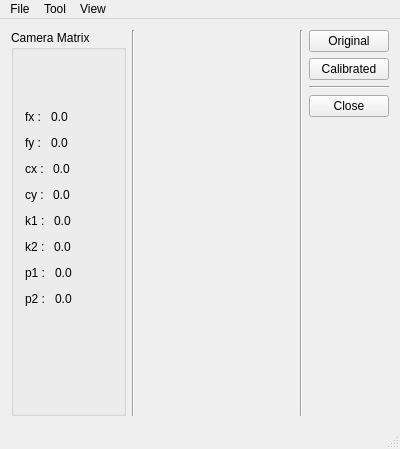
<?xml version="1.0" encoding="UTF-8"?>
<ui version="4.0">
 <class>Alpha01Class</class>
 <widget class="QMainWindow" name="Alpha01Class">
  <property name="windowModality">
   <enum>Qt::ApplicationModal</enum>
  </property>
  <property name="geometry">
   <rect>
    <x>0</x>
    <y>0</y>
    <width>400</width>
    <height>449</height>
   </rect>
  </property>
  <property name="sizePolicy">
   <sizepolicy hsizetype="Minimum" vsizetype="Minimum">
    <horstretch>0</horstretch>
    <verstretch>0</verstretch>
   </sizepolicy>
  </property>
  <property name="windowTitle">
   <string>3D Scanner Project</string>
  </property>
  <widget class="QWidget" name="centralWidget">
   <layout class="QHBoxLayout" name="horizontalLayout_13" stretch="0,0,1">
    <item>
     <widget class="QGroupBox" name="groupBox">
      <property name="title">
       <string>Camera Matrix</string>
      </property>
      <property name="checkable">
       <bool>false</bool>
      </property>
      <layout class="QHBoxLayout" name="horizontalLayout_11">
       <item>
        <layout class="QVBoxLayout" name="verticalLayout">
         <item>
          <spacer name="verticalSpacer">
           <property name="orientation">
            <enum>Qt::Vertical</enum>
           </property>
           <property name="sizeHint" stdset="0">
            <size>
             <width>20</width>
             <height>40</height>
            </size>
           </property>
          </spacer>
         </item>
         <item>
          <layout class="QHBoxLayout" name="horizontalLayout">
           <item>
            <widget class="QLabel" name="label">
             <property name="text">
              <string>fx : </string>
             </property>
            </widget>
           </item>
           <item>
            <widget class="QLabel" name="label_fx">
             <property name="text">
              <string>0.0</string>
             </property>
            </widget>
           </item>
           <item>
            <spacer name="horizontalSpacer">
             <property name="orientation">
              <enum>Qt::Horizontal</enum>
             </property>
             <property name="sizeHint" stdset="0">
              <size>
               <width>40</width>
               <height>20</height>
              </size>
             </property>
            </spacer>
           </item>
          </layout>
         </item>
         <item>
          <layout class="QHBoxLayout" name="horizontalLayout_2">
           <item>
            <widget class="QLabel" name="label_3">
             <property name="text">
              <string>fy : </string>
             </property>
            </widget>
           </item>
           <item>
            <widget class="QLabel" name="label_fy">
             <property name="text">
              <string>0.0</string>
             </property>
            </widget>
           </item>
           <item>
            <spacer name="horizontalSpacer_2">
             <property name="orientation">
              <enum>Qt::Horizontal</enum>
             </property>
             <property name="sizeHint" stdset="0">
              <size>
               <width>40</width>
               <height>20</height>
              </size>
             </property>
            </spacer>
           </item>
          </layout>
         </item>
         <item>
          <layout class="QHBoxLayout" name="horizontalLayout_3">
           <item>
            <widget class="QLabel" name="label_5">
             <property name="text">
              <string>cx : </string>
             </property>
            </widget>
           </item>
           <item>
            <widget class="QLabel" name="label_cx">
             <property name="text">
              <string>0.0</string>
             </property>
            </widget>
           </item>
           <item>
            <spacer name="horizontalSpacer_3">
             <property name="orientation">
              <enum>Qt::Horizontal</enum>
             </property>
             <property name="sizeHint" stdset="0">
              <size>
               <width>40</width>
               <height>20</height>
              </size>
             </property>
            </spacer>
           </item>
          </layout>
         </item>
         <item>
          <layout class="QHBoxLayout" name="horizontalLayout_4">
           <item>
            <widget class="QLabel" name="label_7">
             <property name="text">
              <string>cy : </string>
             </property>
            </widget>
           </item>
           <item>
            <widget class="QLabel" name="label_cy">
             <property name="text">
              <string>0.0</string>
             </property>
            </widget>
           </item>
           <item>
            <spacer name="horizontalSpacer_4">
             <property name="orientation">
              <enum>Qt::Horizontal</enum>
             </property>
             <property name="sizeHint" stdset="0">
              <size>
               <width>40</width>
               <height>20</height>
              </size>
             </property>
            </spacer>
           </item>
          </layout>
         </item>
         <item>
          <layout class="QHBoxLayout" name="horizontalLayout_5">
           <item>
            <widget class="QLabel" name="label_9">
             <property name="text">
              <string>k1 : </string>
             </property>
            </widget>
           </item>
           <item>
            <widget class="QLabel" name="label_k1">
             <property name="text">
              <string>0.0</string>
             </property>
            </widget>
           </item>
           <item>
            <spacer name="horizontalSpacer_5">
             <property name="orientation">
              <enum>Qt::Horizontal</enum>
             </property>
             <property name="sizeHint" stdset="0">
              <size>
               <width>40</width>
               <height>20</height>
              </size>
             </property>
            </spacer>
           </item>
          </layout>
         </item>
         <item>
          <layout class="QHBoxLayout" name="horizontalLayout_8">
           <item>
            <widget class="QLabel" name="label_15">
             <property name="text">
              <string>k2 : </string>
             </property>
            </widget>
           </item>
           <item>
            <widget class="QLabel" name="label_k2">
             <property name="text">
              <string>0.0</string>
             </property>
            </widget>
           </item>
           <item>
            <spacer name="horizontalSpacer_8">
             <property name="orientation">
              <enum>Qt::Horizontal</enum>
             </property>
             <property name="sizeHint" stdset="0">
              <size>
               <width>40</width>
               <height>20</height>
              </size>
             </property>
            </spacer>
           </item>
          </layout>
         </item>
         <item>
          <layout class="QHBoxLayout" name="horizontalLayout_10">
           <item>
            <widget class="QLabel" name="label_19">
             <property name="text">
              <string>p1 : </string>
             </property>
            </widget>
           </item>
           <item>
            <widget class="QLabel" name="label_p1">
             <property name="text">
              <string>0.0</string>
             </property>
            </widget>
           </item>
           <item>
            <spacer name="horizontalSpacer_10">
             <property name="orientation">
              <enum>Qt::Horizontal</enum>
             </property>
             <property name="sizeHint" stdset="0">
              <size>
               <width>40</width>
               <height>20</height>
              </size>
             </property>
            </spacer>
           </item>
          </layout>
         </item>
         <item>
          <layout class="QHBoxLayout" name="horizontalLayout_9">
           <item>
            <widget class="QLabel" name="label_17">
             <property name="text">
              <string>p2 : </string>
             </property>
            </widget>
           </item>
           <item>
            <widget class="QLabel" name="label_p2">
             <property name="text">
              <string>0.0</string>
             </property>
            </widget>
           </item>
           <item>
            <spacer name="horizontalSpacer_9">
             <property name="orientation">
              <enum>Qt::Horizontal</enum>
             </property>
             <property name="sizeHint" stdset="0">
              <size>
               <width>40</width>
               <height>20</height>
              </size>
             </property>
            </spacer>
           </item>
          </layout>
         </item>
         <item>
          <spacer name="verticalSpacer_2">
           <property name="orientation">
            <enum>Qt::Vertical</enum>
           </property>
           <property name="sizeHint" stdset="0">
            <size>
             <width>20</width>
             <height>40</height>
            </size>
           </property>
          </spacer>
         </item>
         <item>
          <spacer name="verticalSpacer_3">
           <property name="orientation">
            <enum>Qt::Vertical</enum>
           </property>
           <property name="sizeHint" stdset="0">
            <size>
             <width>20</width>
             <height>40</height>
            </size>
           </property>
          </spacer>
         </item>
        </layout>
       </item>
      </layout>
     </widget>
    </item>
    <item>
     <widget class="Line" name="line">
      <property name="orientation">
       <enum>Qt::Vertical</enum>
      </property>
     </widget>
    </item>
    <item>
     <layout class="QHBoxLayout" name="horizontalLayout_12" stretch="1,0,0">
      <item>
       <widget class="QLabel" name="viewLabel">
        <property name="text">
         <string/>
        </property>
       </widget>
      </item>
      <item>
       <widget class="Line" name="line_3">
        <property name="orientation">
         <enum>Qt::Vertical</enum>
        </property>
       </widget>
      </item>
      <item>
       <layout class="QVBoxLayout" name="verticalLayout_2">
        <item>
         <widget class="QPushButton" name="btnOpenCam1">
          <property name="text">
           <string>Original</string>
          </property>
         </widget>
        </item>
        <item>
         <widget class="QPushButton" name="btnOpenCam2">
          <property name="text">
           <string>Calibrated</string>
          </property>
         </widget>
        </item>
        <item>
         <widget class="Line" name="line_2">
          <property name="orientation">
           <enum>Qt::Horizontal</enum>
          </property>
         </widget>
        </item>
        <item>
         <widget class="QPushButton" name="btnCloseCam">
          <property name="text">
           <string>Close</string>
          </property>
         </widget>
        </item>
        <item>
         <spacer name="verticalSpacer_4">
          <property name="orientation">
           <enum>Qt::Vertical</enum>
          </property>
          <property name="sizeHint" stdset="0">
           <size>
            <width>20</width>
            <height>40</height>
           </size>
          </property>
         </spacer>
        </item>
       </layout>
      </item>
     </layout>
    </item>
   </layout>
  </widget>
  <widget class="QMenuBar" name="menuBar">
   <property name="geometry">
    <rect>
     <x>0</x>
     <y>0</y>
     <width>400</width>
     <height>21</height>
    </rect>
   </property>
   <widget class="QMenu" name="menu">
    <property name="title">
     <string>File</string>
    </property>
    <widget class="QMenu" name="menuCalibrate">
     <property name="title">
      <string>Camera Calibrate</string>
     </property>
     <addaction name="menuLiveCam"/>
     <addaction name="menuLoadImages"/>
    </widget>
    <addaction name="menuCalibrate"/>
    <addaction name="separator"/>
    <addaction name="menuQuit"/>
   </widget>
   <widget class="QMenu" name="menu_2">
    <property name="title">
     <string>Tool</string>
    </property>
    <addaction name="menuScan"/>
   </widget>
   <widget class="QMenu" name="menuView">
    <property name="title">
     <string>View</string>
    </property>
    <addaction name="menuViewCM"/>
   </widget>
   <addaction name="menu"/>
   <addaction name="menu_2"/>
   <addaction name="menuView"/>
  </widget>
  <widget class="QStatusBar" name="statusBar"/>
  <action name="menuLiveCam">
   <property name="text">
    <string>Live Cam</string>
   </property>
  </action>
  <action name="menuLoadImages">
   <property name="text">
    <string>Load saved images</string>
   </property>
  </action>
  <action name="menuQuit">
   <property name="text">
    <string>Quit</string>
   </property>
  </action>
  <action name="menuViewCM">
   <property name="checkable">
    <bool>true</bool>
   </property>
   <property name="checked">
    <bool>true</bool>
   </property>
   <property name="text">
    <string>Camera Matrix</string>
   </property>
  </action>
  <action name="menuScan">
   <property name="text">
    <string>Scan</string>
   </property>
  </action>
 </widget>
 <layoutdefault spacing="6" margin="11"/>
 <resources>
  <include location="alpha01.qrc"/>
 </resources>
 <connections/>
</ui>
